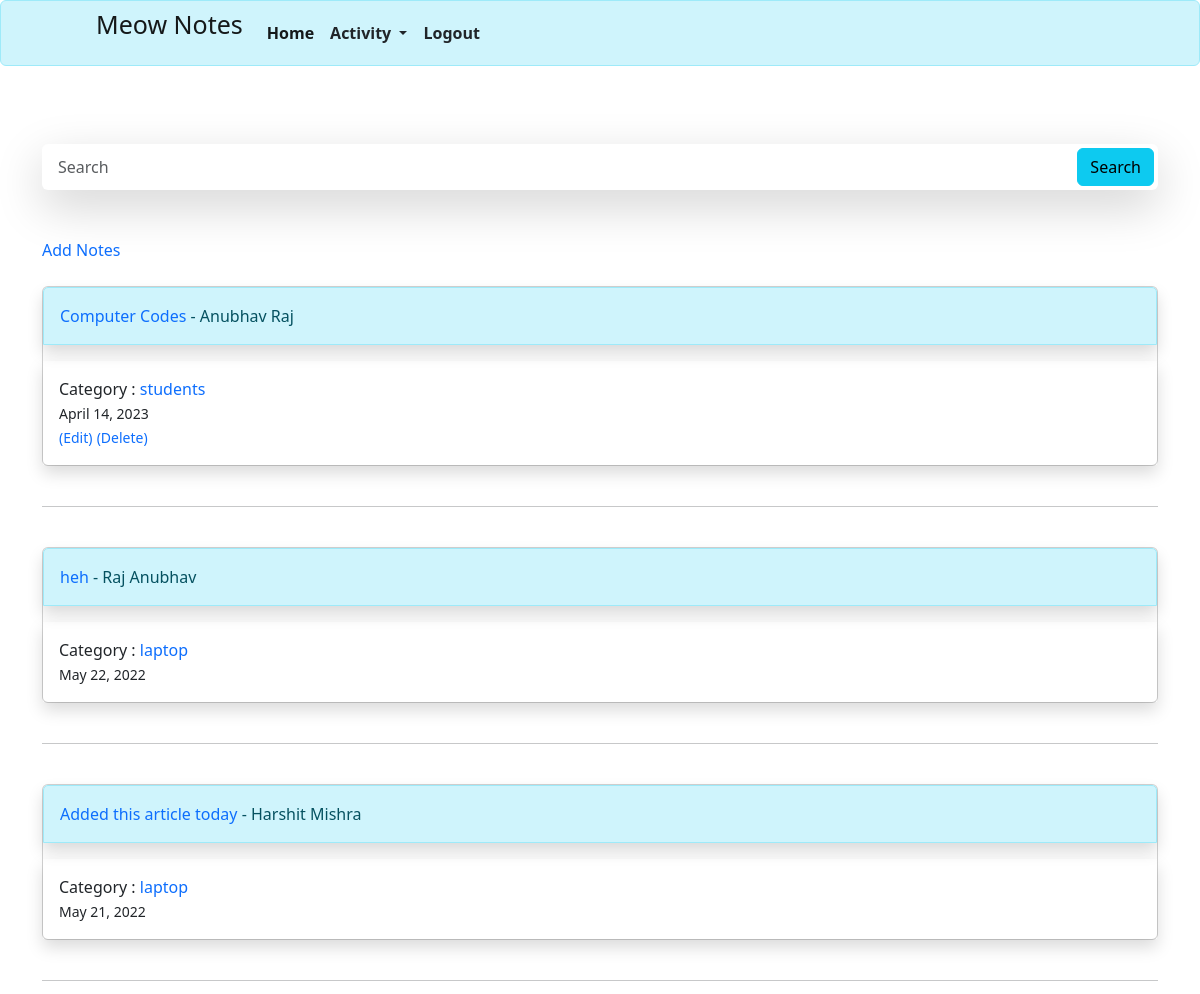
The app's page / (signed in, upper part), older data.
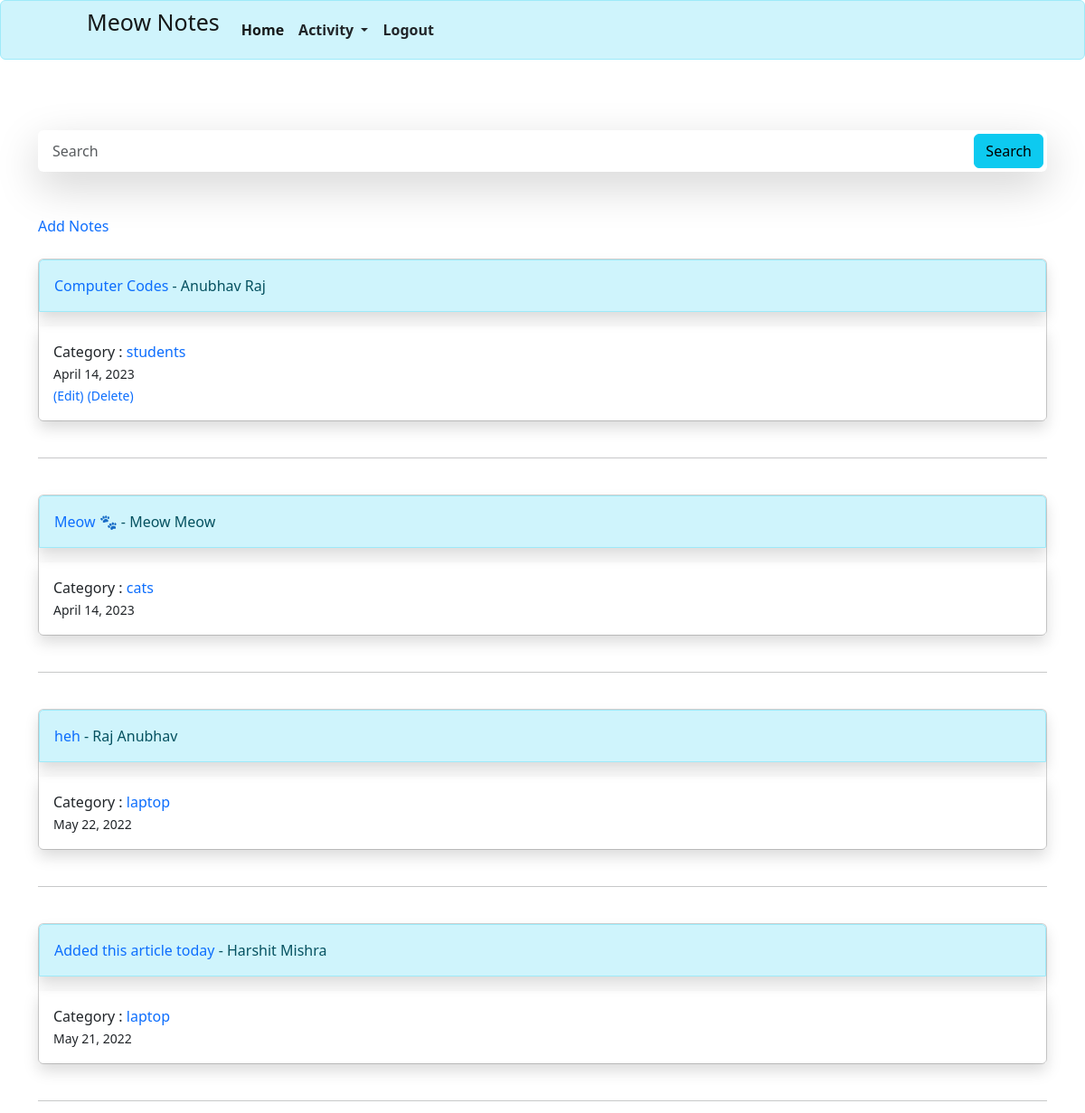
The same page, newer data.
### main/models.py (models this page shows, shortened)
class Post(models.Model):
    title=models.CharField(max_length=255)
    header_image = models.ImageField(null=True, blank=True, upload_to='images/') # this will allow the user without the images to its profile
    '''
        we should not store the image to the database, instead we must use aws and other services and store the link of the image
        this will save the space of the database. Heroku wouldn't let you upload the images to the database.
        ------------------------------------------------------------------------------------------------------------------------
        Steps to install the images
        \----> install the pillow using the command 'pip install Pillow'
        \---->
    '''
    title = models.CharField(max_length=255)
    title_tag = models.CharField(max_length=255, default="")
    header_image = models.ImageField(
        null=True, blank=True, upload_to='images/')
    '''
    For this we need to add the path of the media
    in the settings.py

    STATIC_URL = 'static/'
    STATIC_ROOT = os.path.join(BASE_DIR, 'static/')

    MEDIA_URL = 'media/'
    MEDIA_ROOT = os.path.join(BASE_DIR, 'media/')

    after this we need to do collectstatic

    '''
    author = models.ForeignKey(User, on_delete=models.CASCADE)
    post_date = models.DateField(auto_now_add=True)
    body = RichTextField(blank=True, null=True)
    category = models.CharField(max_length=255, default='')
    likes = models.ManyToManyField(User, related_name='note_post', default='1')

### main/views.py (the view)
# urls.py: path('', HomeView.as_view(), name="home"),
class HomeView(ListView):
    model = Post
    template_name = 'mysite/index.html'
    ordering = ['-post_date']

### templates/mysite/index.html (shortened to what this page needs)
{% extends 'mysite/base.html' %}
{% block content %}
{%block head%}
<link href="https://cdn.jsdelivr.net/npm/bootstrap@5.3.0-alpha3/dist/css/bootstrap.min.css" rel="stylesheet">
{%endblock%}
{% if user.is_authenticated %}
<br>
<br>
<form id="search" class="d-flex flex-row shadow-lg p-1 bg-white rounded" style="display: none;">
  <input class="form-control mr-sm-2" type="search" placeholder="Search" aria-label="Search" style="border: none;">
  <button class="btn btn-info my-2 my-sm-0" type="submit">Search</button>
</form>
<br>
<br>
<a href="{% url 'add-post' %}" class="text-decoration-none">Add Notes</a>
<br>
<br>
<ul style="margin: 0px; padding: 0px">
  {% for post in object_list %}
  <div class="d-flex justify-content-center card m-auto">
    <div class="card-header shadow alert alert-info">
      <a href="{% url 'article-detail' post.pk %}" style="text-decoration:none; ">
        {{post.title}}</a> -
      {{post.author.first_name }} {{ post.author.last_name }}
    </div>
    <div class="card-body shadow">
      Category : <a href="{% url 'category-view' post.category|slugify %}"
        style="text-decoration:none;">{{post.category}}</a>
      <br>
      <small>{{ post.post_date }}</small>
      <br>
      {% if user.is_authenticated %}
      {% if user.id == post.author.id %}
      <a href="{% url 'edit-post' post.pk %}" class="text-decoration-none"><small>(Edit)</small></a>
      <a href="{% url 'delete-post' post.pk %}" class="text-decoration-none"><small>(Delete)</small></a>
      {%endif%}
      {% endif %}
    </div>
  </div>
  <br>
  <hr>
  <br>
  {% endfor %}
</ul>
{% endif %}
{% endblock %}

Row changes from the older to the newer data that the page shows:
added Post: title "Meow 🐾", author.first_name "Meow", author.last_name "Meow", category "cats", post_date "April 14, 2023"
